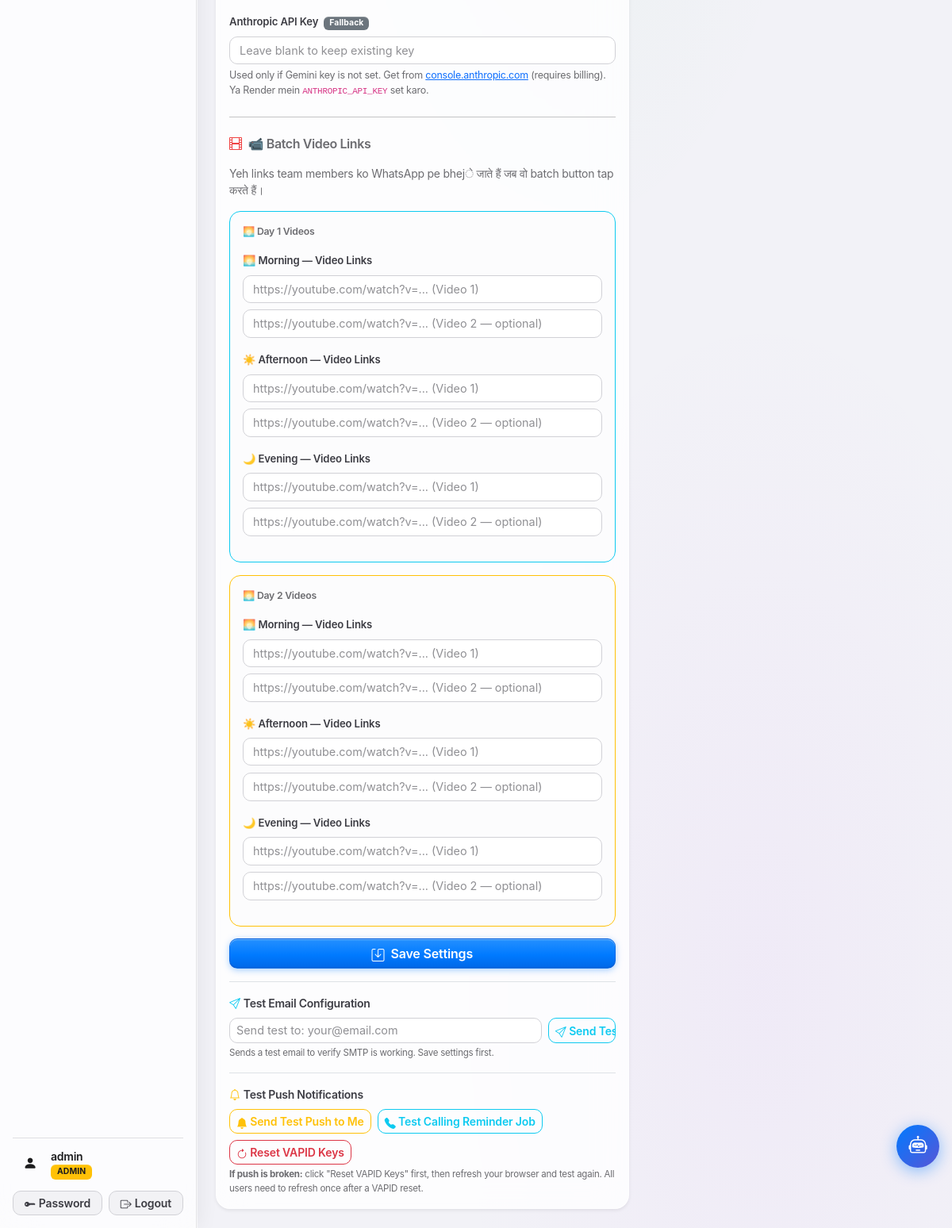
Before: /admin/settings (signed in, lower part) with the older database file.
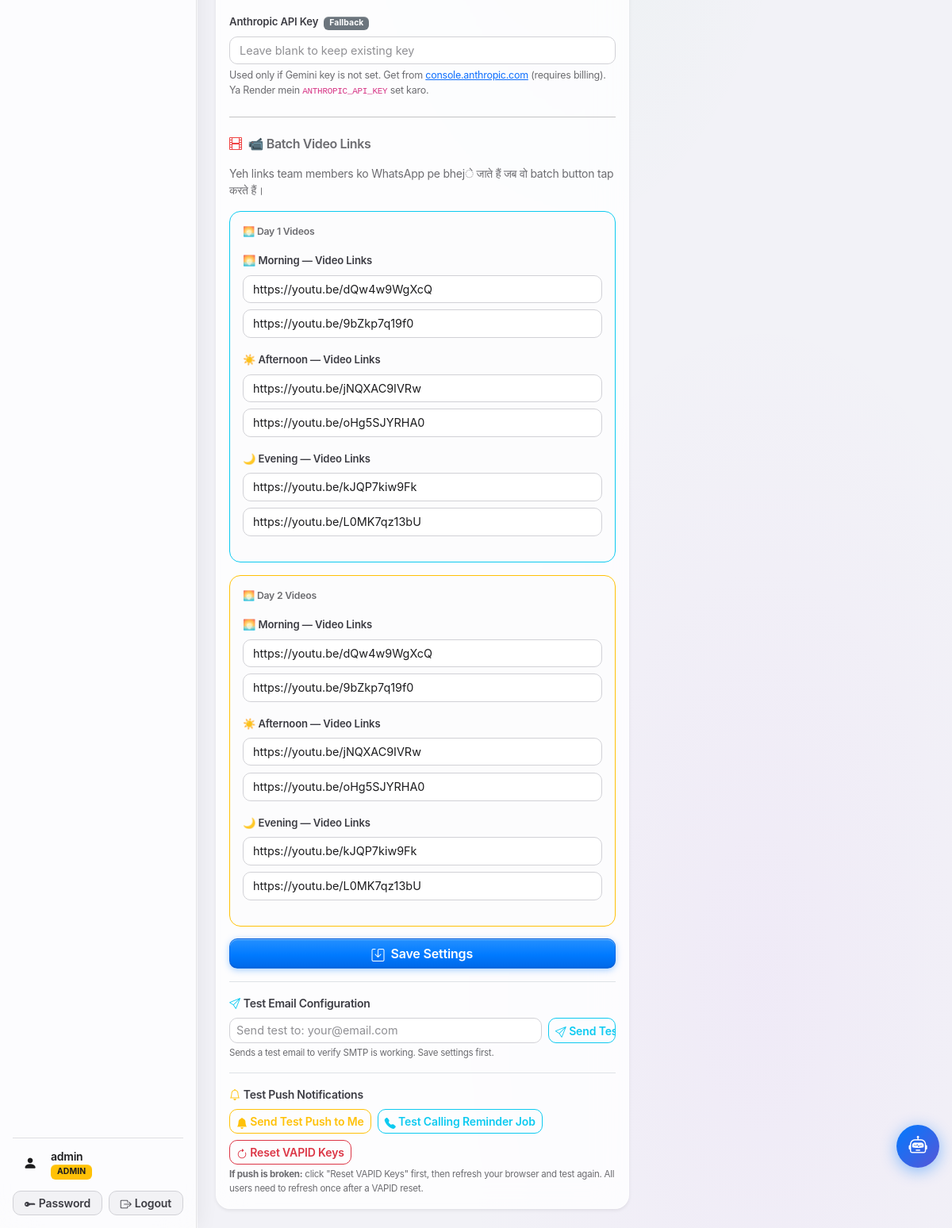
After: the same page with the newer database file.
### tables this page shows
CREATE TABLE app_settings (
            key   TEXT PRIMARY KEY,
            value TEXT NOT NULL DEFAULT ''
        );

### app.py (the view, shortened to what this page needs)
@app.route('/admin/settings', methods=['GET', 'POST'])
@admin_required
def admin_settings():
    db = get_db()
    settings = {
        'upi_id':               _get_setting(db, 'upi_id'),
        'default_lead_price':   _get_setting(db, 'default_lead_price', '50'),
        'meta_webhook_token':   _get_setting(db, 'meta_webhook_token'),
        'meta_page_token':      _get_setting(db, 'meta_page_token'),
        'smtp_host':            _get_setting(db, 'smtp_host', 'smtp.gmail.com'),
        'smtp_port':            _get_setting(db, 'smtp_port', '587'),
        'smtp_user':            _get_setting(db, 'smtp_user'),
        'smtp_from_name':       _get_setting(db, 'smtp_from_name', 'Myle Community'),
        'smtp_password_set':     bool(_get_setting(db, 'smtp_password')),
        'gemini_api_key_set':    bool(_get_setting(db, 'gemini_api_key')   or os.environ.get('GEMINI_API_KEY')),
        'anthropic_api_key_set': bool(_get_setting(db, 'anthropic_api_key') or os.environ.get('ANTHROPIC_API_KEY')),
    }
    batch_videos = {
        'd1_morning_v1':   _get_setting(db, 'batch_d1_morning_v1', ''),
        'd1_morning_v2':   _get_setting(db, 'batch_d1_morning_v2', ''),
        'd1_afternoon_v1': _get_setting(db, 'batch_d1_afternoon_v1', ''),
        'd1_afternoon_v2': _get_setting(db, 'batch_d1_afternoon_v2', ''),
        'd1_evening_v1':   _get_setting(db, 'batch_d1_evening_v1', ''),
        'd1_evening_v2':   _get_setting(db, 'batch_d1_evening_v2', ''),
        'd2_morning_v1':   _get_setting(db, 'batch_d2_morning_v1', ''),
        'd2_morning_v2':   _get_setting(db, 'batch_d2_morning_v2', ''),
        'd2_afternoon_v1': _get_setting(db, 'batch_d2_afternoon_v1', ''),
        'd2_afternoon_v2': _get_setting(db, 'batch_d2_afternoon_v2', ''),
        'd2_evening_v1':   _get_setting(db, 'batch_d2_evening_v1', ''),
        'd2_evening_v2':   _get_setting(db, 'batch_d2_evening_v2', ''),
    }
    db.close()
    return render_template('admin_settings.html', settings=settings, batch_videos=batch_videos)

### app.py (called while the page is built)
def _check_session_valid():
    username = session.get('username')
    if not username:
        return False
    db = get_db()
    row = db.execute(
        "SELECT status FROM users WHERE username=?", (username,)
    ).fetchone()
    db.close()
    if not row or row['status'] != 'approved':
        session.clear()
        return False
    return True

def admin_required(f):
    @wraps(f)
    def decorated(*args, **kwargs):
        if 'username' not in session:
            flash('Please log in to continue.', 'warning')
            return redirect(url_for('login'))
        if not _check_session_valid():
            flash('Your account is no longer active. Please contact an admin.', 'danger')
            return redirect(url_for('login'))
        if session.get('role') != 'admin':
            flash('Admin access required.', 'danger')
            return redirect(url_for('team_dashboard'))
        return f(*args, **kwargs)
    return decorated

def _get_setting(db, key, default=''):
    row = db.execute("SELECT value FROM app_settings WHERE key=?", (key,)).fetchone()
    return row['value'] if row else default

### templates/admin_settings.html (shortened to what the changed rows need)
{% extends "base.html" %}
{% block content %}
<div class="row g-3">
  <div class="col-lg-7">
    <div class="card border-0 shadow-sm">
      <div class="card-body">
        <form method="POST">
          <div class="alert alert-light border-start border-info p-3 mb-3">
            <div class="mb-3">
              <div class="row g-2">
                <div class="col-12">
                  <input type="url" name="batch_d1_morning_v1" class="form-control"
                         value="{{ batch_videos.d1_morning_v1 }}"
                         placeholder="https://youtube.com/watch?v=... (Video 1)">
                </div>
                <div class="col-12">
                  <input type="url" name="batch_d1_morning_v2" class="form-control"
                         value="{{ batch_videos.d1_morning_v2 }}"
                         placeholder="https://youtube.com/watch?v=... (Video 2 — optional)">
                </div>
              </div>
            </div>
            <div class="mb-3">
              <div class="row g-2">
                <div class="col-12">
                  <input type="url" name="batch_d1_afternoon_v1" class="form-control"
                         value="{{ batch_videos.d1_afternoon_v1 }}"
                         placeholder="https://youtube.com/watch?v=... (Video 1)">
                </div>
                <div class="col-12">
                  <input type="url" name="batch_d1_afternoon_v2" class="form-control"
                         value="{{ batch_videos.d1_afternoon_v2 }}"
                         placeholder="https://youtube.com/watch?v=... (Video 2 — optional)">
                </div>
              </div>
            </div>
            <div class="mb-3">
              <div class="row g-2">
                <div class="col-12">
                  <input type="url" name="batch_d1_evening_v1" class="form-control"
                         value="{{ batch_videos.d1_evening_v1 }}"
                         placeholder="https://youtube.com/watch?v=... (Video 1)">
                </div>
                <div class="col-12">
                  <input type="url" name="batch_d1_evening_v2" class="form-control"
                         value="{{ batch_videos.d1_evening_v2 }}"
                         placeholder="https://youtube.com/watch?v=... (Video 2 — optional)">
                </div>
              </div>
            </div>
          </div>
          <div class="alert alert-light border-start border-warning p-3 mb-3">
            <div class="mb-3">
              <div class="row g-2">
                <div class="col-12">
                  <input type="url" name="batch_d2_morning_v1" class="form-control"
                         value="{{ batch_videos.d2_morning_v1 }}"
                         placeholder="https://youtube.com/watch?v=... (Video 1)">
                </div>
                <div class="col-12">
                  <input type="url" name="batch_d2_morning_v2" class="form-control"
                         value="{{ batch_videos.d2_morning_v2 }}"
                         placeholder="https://youtube.com/watch?v=... (Video 2 — optional)">
                </div>
              </div>
            </div>
            <div class="mb-3">
              <div class="row g-2">
                <div class="col-12">
                  <input type="url" name="batch_d2_afternoon_v1" class="form-control"
                         value="{{ batch_videos.d2_afternoon_v1 }}"
                         placeholder="https://youtube.com/watch?v=... (Video 1)">
                </div>
                <div class="col-12">
                  <input type="url" name="batch_d2_afternoon_v2" class="form-control"
                         value="{{ batch_videos.d2_afternoon_v2 }}"
                         placeholder="https://youtube.com/watch?v=... (Video 2 — optional)">
                </div>
              </div>
            </div>
            <div class="mb-3">
              <div class="row g-2">
                <div class="col-12">
                  <input type="url" name="batch_d2_evening_v1" class="form-control"
                         value="{{ batch_videos.d2_evening_v1 }}"
                         placeholder="https://youtube.com/watch?v=... (Video 1)">
                </div>
                <div class="col-12">
                  <input type="url" name="batch_d2_evening_v2" class="form-control"
                         value="{{ batch_videos.d2_evening_v2 }}"
                         placeholder="https://youtube.com/watch?v=... (Video 2 — optional)">
                </div>
              </div>
            </div>
          </div>
        </form>
      </div>
    </div>
  </div>
</div>
{% endblock %}

Changed rows visible on the page:
added app_settings: batch_d1_morning_v1 "https://youtu.be/dQw4w9WgXcQ"
added app_settings: batch_d1_morning_v2 "https://youtu.be/9bZkp7q19f0"
added app_settings: batch_d1_afternoon_v1 "https://youtu.be/jNQXAC9IVRw"
added app_settings: batch_d1_afternoon_v2 "https://youtu.be/oHg5SJYRHA0"
added app_settings: batch_d1_evening_v1 "https://youtu.be/kJQP7kiw9Fk"
added app_settings: batch_d1_evening_v2 "https://youtu.be/L0MK7qz13bU"
added app_settings: batch_d2_morning_v1 "https://youtu.be/dQw4w9WgXcQ"
added app_settings: batch_d2_morning_v2 "https://youtu.be/9bZkp7q19f0"
added app_settings: batch_d2_afternoon_v1 "https://youtu.be/jNQXAC9IVRw"
added app_settings: batch_d2_afternoon_v2 "https://youtu.be/oHg5SJYRHA0"
added app_settings: batch_d2_evening_v1 "https://youtu.be/kJQP7kiw9Fk"
added app_settings: batch_d2_evening_v2 "https://youtu.be/L0MK7qz13bU"
